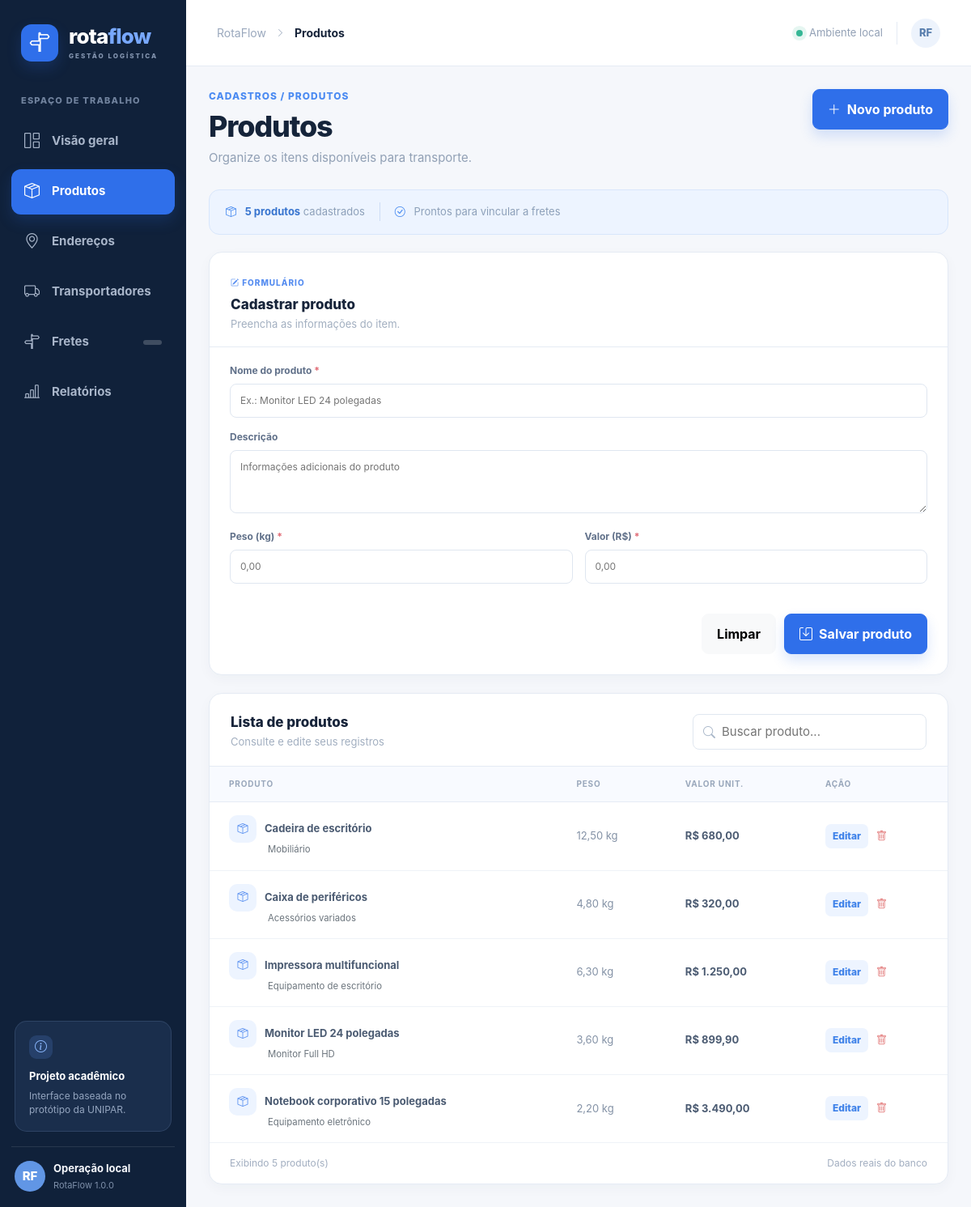
Screenshot of /index.php?route=products with the database file from the repository.
### tables this page shows
CREATE TABLE produto (
    id INT UNSIGNED NOT NULL AUTO_INCREMENT,
    nome VARCHAR(150) NOT NULL,
    descricao VARCHAR(255) NULL,
    peso DECIMAL(10,3) NOT NULL,
    valor DECIMAL(12,2) NOT NULL DEFAULT 0.00,
    created_at TIMESTAMP NOT NULL DEFAULT CURRENT_TIMESTAMP,
    updated_at TIMESTAMP NOT NULL DEFAULT CURRENT_TIMESTAMP ON UPDATE CURRENT_TIMESTAMP,
    PRIMARY KEY (id),
    CONSTRAINT chk_produto_peso CHECK (peso > 0),
    CONSTRAINT chk_produto_valor CHECK (valor >= 0)
);

### app/helpers.php (called while the page is built, shortened)
<?php
function e(mixed $value): string
{
    return htmlspecialchars((string) ($value ?? ''), ENT_QUOTES | ENT_SUBSTITUTE, 'UTF-8');
}
function url(string $route = 'dashboard', array $query = []): string
{
    $script = str_replace('\\', '/', $_SERVER['SCRIPT_NAME'] ?? '/rotaflow/public/index.php');
    $base = rtrim(str_replace('/index.php', '', $script), '/');
    $params = array_merge(['route' => $route], $query);
    return $base . '/index.php?' . http_build_query($params);
}
function old(string $key, mixed $default = ''): string
{
    return e($_SESSION['_old'][$key] ?? $default);
}
function render(string $view, array $data = []): void
{
    extract($data, EXTR_SKIP);
    $viewFile = BASE_PATH . '/app/Views/' . $view . '.php';
    require $viewFile;
    require BASE_PATH . '/app/Views/layouts/app.php';
}
function money(float|int|string|null $value): string
{
    return 'R$ ' . number_format((float) $value, 2, ',', '.');
}

### app/Controllers/ProductController.php (called while the page is built, shortened)
<?php
final class ProductController extends Controller
{
    private ProductRepository $repository;
    public function __construct()
    {
        $this->repository = new ProductRepository(db());
    }
    public function index(): void
    {
        $search = trim((string) ($_GET['q'] ?? ''));
        $edit = isset($_GET['edit']) ? $this->repository->find((int) $_GET['edit']) : null;
        render('products/index', ['products' => $this->repository->all($search), 'edit' => $edit, 'search' => $search]);
    }
}

### public/index.php (called while the page is built, shortened)
<?php
$route = trim((string) ($_GET['route'] ?? 'dashboard'), '/');
$routes = [
    'dashboard' => [App\Controllers\DashboardController::class, 'index'],
    'products' => [App\Controllers\ProductController::class, 'index'],
    'products/save' => [App\Controllers\ProductController::class, 'save'],
    'products/delete' => [App\Controllers\ProductController::class, 'delete'],
    'addresses' => [App\Controllers\AddressController::class, 'index'],
    'addresses/save' => [App\Controllers\AddressController::class, 'save'],
    'addresses/delete' => [App\Controllers\AddressController::class, 'delete'],
    'carriers' => [App\Controllers\CarrierController::class, 'index'],
    'carriers/save' => [App\Controllers\CarrierController::class, 'save'],
    'carriers/delete' => [App\Controllers\CarrierController::class, 'delete'],
    'freights' => [App\Controllers\FreightController::class, 'index'],
    'freights/create' => [App\Controllers\FreightController::class, 'create'],
    'freights/save' => [App\Controllers\FreightController::class, 'save'],
    'freights/show' => [App\Controllers\FreightController::class, 'show'],
    'reports' => [App\Controllers\ReportController::class, 'index'],
    'reports/csv' => [App\Controllers\ReportController::class, 'csv'],
    'reports/pdf' => [App\Controllers\ReportController::class, 'pdf'],
];
try {
    [$controller, $action] = $routes[$route];
    (new $controller())->$action();
} catch (PDOException $exception) {
    http_response_code(503);
    render('layouts/error', ['message' => 'Não foi possível conectar ao banco de dados. Importe o database/schema.sql e confira config/database.local.php.']);
} catch (Throwable $exception) {
    http_response_code(500);
    render('layouts/error', ['message' => 'Ocorreu um erro inesperado. Revise os dados e tente novamente.']);
}

### app/Repositories/ProductRepository.php (called while the page is built, shortened)
<?php
final class ProductRepository extends BaseRepository
{
    public function all(string $search = ''): array
    {
        $sql = 'SELECT * FROM produto';
        $params = [];
        $sql .= ' ORDER BY nome';
        $stmt = $this->pdo->prepare($sql);
        $stmt->execute($params);
        return $stmt->fetchAll();
    }
}

### app/Views/products/index.php (the view, shortened to what this page needs)
<section class="page-heading"><div><p class="eyebrow">CADASTROS / PRODUTOS</p><h1>Produtos</h1><p class="subheading">Organize os itens disponíveis para transporte.</p></div><a class="btn btn-primary" href="#produto-form"><i class="bi bi-plus-lg me-2"></i>Novo produto</a></section>
<div class="stat-strip"><span><i class="bi bi-box-seam"></i> <strong><?= e(count($products)) ?> produtos</strong> cadastrados</span><span class="strip-separator"></span><span><i class="bi bi-check-circle"></i> Prontos para vincular a fretes</span></div>
<section class="catalog-layout"><div class="surface"><div class="section-head"><div><h2>Lista de produtos</h2><p>Consulte e edite seus registros</p></div><form class="searchbox" method="get"><input type="hidden" name="route" value="products"><i class="bi bi-search"></i><input name="q" value="<?= e($search) ?>" placeholder="Buscar produto..." aria-label="Buscar produto"></form></div><div class="table-wrap"><table class="data-table"><thead><tr><th>PRODUTO</th><th>PESO</th><th>VALOR UNIT.</th><th>AÇÃO</th></tr></thead><tbody>
<?php foreach ($products as $product): ?><tr><td><span class="mini-product-icon"><i class="bi bi-box-seam"></i></span><span class="cell-strong"><?= e($product['nome']) ?></span><small class="d-block text-secondary ms-5"><?= e($product['descricao']) ?></small></td><td><?= e(number_format((float) $product['peso'], 2, ',', '.')) ?> kg</td><td><span class="cell-strong"><?= e(money($product['valor'])) ?></span></td><td><a class="edit-link" href="<?= e(url('products', ['edit' => $product['id']])) ?>#produto-form">Editar</a><form class="d-inline" method="post" action="<?= e(url('products/delete')) ?>" onsubmit="return confirm('Excluir este produto? Se ele já estiver em um frete, a exclusão será bloqueada.');"><?= csrf_field() ?><input type="hidden" name="id" value="<?= e($product['id']) ?>"><button class="delete-link" type="submit" aria-label="Excluir produto"><i class="bi bi-trash"></i></button></form></td></tr><?php endforeach; ?>
</tbody></table></div><div class="table-foot"><span>Exibindo <?= e(count($products)) ?> produto(s)</span><span>Dados reais do banco</span></div></div>
<div class="surface form-panel" id="produto-form"><div class="section-head"><div><span class="form-kicker"><i class="bi bi-pencil-square"></i> FORMULÁRIO</span><h2><?= $edit ? 'Editar produto' : 'Cadastrar produto' ?></h2><p>Preencha as informações do item.</p></div></div><form method="post" action="<?= e(url('products/save')) ?>" class="needs-validation" novalidate><?= csrf_field() ?><input type="hidden" name="id" value="<?= e($edit['id'] ?? '') ?>"><label>Nome do produto <span>*</span><input name="nome" required maxlength="150" value="<?= old('nome', $edit['nome'] ?? '') ?>" placeholder="Ex.: Monitor LED 24 polegadas"><div class="invalid-feedback">Informe o nome do produto.</div></label><label>Descrição<textarea name="descricao" rows="3" placeholder="Informações adicionais do produto"><?= old('descricao', $edit['descricao'] ?? '') ?></textarea></label><div class="field-grid"><label>Peso (kg) <span>*</span><input name="peso" required min="0.01" step="0.01" type="number" value="<?= old('peso', $edit['peso'] ?? '') ?>" placeholder="0,00"><div class="invalid-feedback">Informe um peso maior que zero.</div></label><label>Valor (R$) <span>*</span><input name="valor" required min="0" step="0.01" type="number" value="<?= old('valor', $edit['valor'] ?? '') ?>" placeholder="0,00"><div class="invalid-feedback">Informe o valor.</div></label></div><div class="form-actions"><a class="btn btn-light" href="<?= e(url('products')) ?>">Limpar</a><button type="submit" class="btn btn-primary"><i class="bi bi-save me-2"></i>Salvar produto</button></div></form></div></section>

### rows the page displays
produto: nome "Cadeira de escritório", descricao "Mobiliário", peso "12,50", valor "R$ 680,00"
produto: nome "Caixa de periféricos", descricao "Acessórios variados", peso "4,80", valor "R$ 320,00"
produto: nome "Impressora multifuncional", descricao "Equipamento de escritório", peso "6,30", valor "R$ 1.250,00"
produto: nome "Monitor LED 24 polegadas", descricao "Monitor Full HD", peso "3,60", valor "R$ 899,90"
produto: nome "Notebook corporativo 15 polegadas", descricao "Equipamento eletrônico", peso "2,20", valor "R$ 3.490,00"

### other values shown
APP_VERSION "1.0.0"
$title "Produtos"
count($products) "5"
